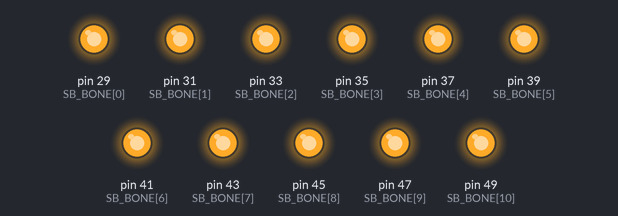
Bench run of a sketch on a simulated Arduino Mega 2560, built with avr-gcc and run on an emulated ATmega2560. Shown: output pins drawn as LEDs (lit = HIGH). Pins used as bus, display or sensor lines are not drawn.

Above: at 2.5 s.
At 10.0 s:
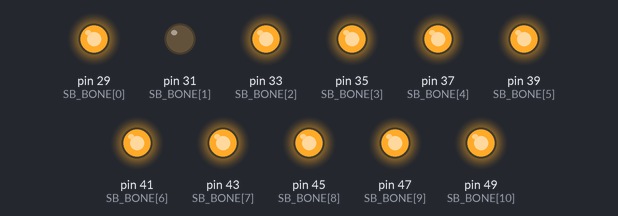
Timing chart, 0 to 17.3 s (numbered marks = the images above):
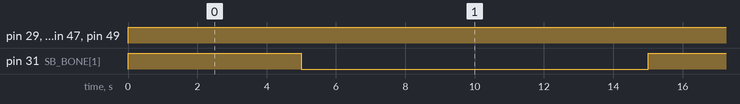

The sketch:

soundboard-singleTrigger.ino
```cpp
int SB_SUB[] = {42,40,38,36,34,32,30,28,26,24,22};
int SB_SUB_RST = 44;

int SB_BONE[] = {29,31,33,35,37,39,41,43,45,47,49};
int SB_BONE_RST = 27;

void setup() {
  pinMode(SB_SUB_RST, OUTPUT);
  pinMode(SB_BONE_RST, OUTPUT);

  for (int x=0; x<11; x++) {
    pinMode(SB_BONE[x], OUTPUT);
  }
}

void loop() {
  // Reset both soundboards
  digitalWrite(SB_SUB_RST, LOW);
  digitalWrite(SB_BONE_RST, LOW);

  for (int x=0; x<11; x++) {
    digitalWrite(SB_BONE[x], HIGH);
  }

  for (int x=0; x<11; x++) {
    digitalWrite(SB_SUB[x], HIGH);
  }

  delay(5000); //wait 5 secs

  // Trigger T01 on both soundboards
  digitalWrite(SB_SUB_RST, HIGH);
  digitalWrite(SB_SUB_RST, HIGH);

  for (int x=0; x<11; x++) {
    if (x == 1) {
      digitalWrite(SB_SUB[x], LOW);
    } else
    digitalWrite(SB_SUB[x], HIGH);
  }

  for (int x=0; x<11; x++) {
    if (x == 1) {
      digitalWrite(SB_BONE[x], LOW);
    } else {
      digitalWrite(SB_BONE[x], HIGH);
    }
  }

  delay(10000); //wait 10 secs
}
```

Measured:
- by itself, pin 31 (SB_BONE[1]): alternates HIGH for 5.0 s and LOW for 10.0 s
- by itself, pin 29 (SB_BONE[0]), pin 33 (SB_BONE[2]), pin 35 (SB_BONE[3]), pin 37 (SB_BONE[4]), pin 39 (SB_BONE[5]), pin 41 (SB_BONE[6]), pin 43 (SB_BONE[7]), pin 45 (SB_BONE[8]), pin 47 (SB_BONE[9]), pin 49 (SB_BONE[10]): LOW → HIGH at 0.00 s
